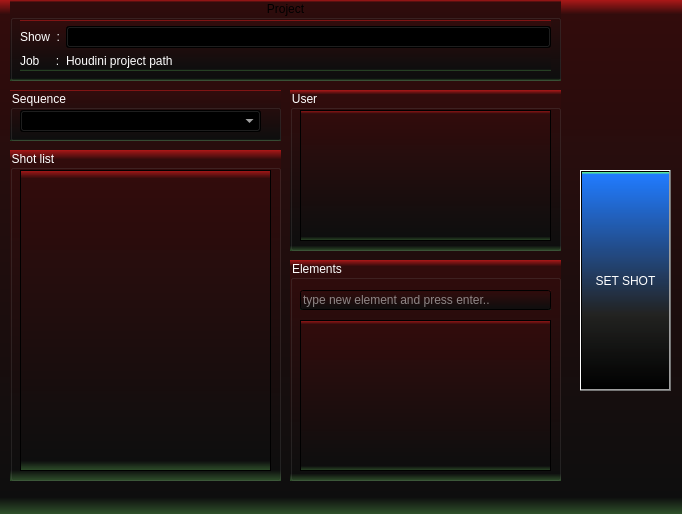
<?xml version="1.0" encoding="UTF-8"?>
<ui version="4.0">
 <class>Form</class>
 <widget class="QWidget" name="Form">
  <property name="geometry">
   <rect>
    <x>0</x>
    <y>0</y>
    <width>682</width>
    <height>514</height>
   </rect>
  </property>
  <property name="minimumSize">
   <size>
    <width>682</width>
    <height>514</height>
   </size>
  </property>
  <property name="maximumSize">
   <size>
    <width>682</width>
    <height>514</height>
   </size>
  </property>
  <property name="windowTitle">
   <string>Form</string>
  </property>
  <property name="windowIcon">
   <iconset>
    <normaloff>../../../../icons/fx_lunch.ico</normaloff>../../../../icons/fx_lunch.ico</iconset>
  </property>
  <property name="windowOpacity">
   <double>0.100000000000000</double>
  </property>
  <property name="styleSheet">
   <string notr="true">background-color: qlineargradient(spread:pad, x1:1, y1:1, x2:1, y2:0, stop:0 rgba(48, 84, 44, 255), stop:0.0340909 rgba(14, 14, 14, 255), stop:0.971591 rgba(50, 12, 12, 255), stop:1 rgba(173, 24, 24, 255));

selection-background-color: rgb(155, 84, 255);</string>
  </property>
  <widget class="QGroupBox" name="groupBox">
   <property name="geometry">
    <rect>
     <x>10</x>
     <y>0</y>
     <width>551</width>
     <height>81</height>
    </rect>
   </property>
   <property name="minimumSize">
    <size>
     <width>551</width>
     <height>81</height>
    </size>
   </property>
   <property name="styleSheet">
    <string notr="true"/>
   </property>
   <property name="title">
    <string>Project</string>
   </property>
   <property name="alignment">
    <set>Qt::AlignCenter</set>
   </property>
   <widget class="QWidget" name="formLayoutWidget">
    <property name="geometry">
     <rect>
      <x>10</x>
      <y>20</y>
      <width>531</width>
      <height>51</height>
     </rect>
    </property>
    <layout class="QFormLayout" name="formLayout">
     <property name="fieldGrowthPolicy">
      <enum>QFormLayout::AllNonFixedFieldsGrow</enum>
     </property>
     <item row="1" column="0">
      <widget class="QLabel" name="label">
       <property name="styleSheet">
        <string notr="true">background-color: rgba(1, 1, 1, 0);
color: rgb(255, 255, 255);</string>
       </property>
       <property name="text">
        <string>Show  :</string>
       </property>
      </widget>
     </item>
     <item row="1" column="1">
      <widget class="QComboBox" name="showBox">
       <property name="cursor">
        <cursorShape>ClosedHandCursor</cursorShape>
       </property>
       <property name="styleSheet">
        <string notr="true">border-color: rgb(231, 46, 0);</string>
       </property>
      </widget>
     </item>
     <item row="2" column="0">
      <widget class="QLabel" name="job">
       <property name="styleSheet">
        <string notr="true">background-color: rgba(1, 1, 1, 0);
color: rgb(255, 255, 255);</string>
       </property>
       <property name="text">
        <string>Job     :</string>
       </property>
      </widget>
     </item>
     <item row="2" column="1">
      <widget class="QLabel" name="jobPath">
       <property name="styleSheet">
        <string notr="true">background-color: rgba(1, 1, 1, 0);
color: rgb(255, 255, 255);</string>
       </property>
       <property name="text">
        <string>Houdini project path</string>
       </property>
      </widget>
     </item>
     <item row="0" column="0">
      <layout class="QVBoxLayout" name="verticalLayout"/>
     </item>
    </layout>
   </widget>
  </widget>
  <widget class="QGroupBox" name="groupBox_2">
   <property name="geometry">
    <rect>
     <x>10</x>
     <y>90</y>
     <width>271</width>
     <height>51</height>
    </rect>
   </property>
   <property name="styleSheet">
    <string notr="true">
color: rgb(255, 255, 255);</string>
   </property>
   <property name="title">
    <string>Sequence</string>
   </property>
   <widget class="QComboBox" name="seqBox">
    <property name="geometry">
     <rect>
      <x>10</x>
      <y>20</y>
      <width>241</width>
      <height>22</height>
     </rect>
    </property>
    <property name="statusTip">
     <string>Select sequence.</string>
    </property>
    <property name="styleSheet">
     <string notr="true">border-color: rgb(231, 46, 0);</string>
    </property>
   </widget>
  </widget>
  <widget class="QGroupBox" name="groupBox_3">
   <property name="geometry">
    <rect>
     <x>10</x>
     <y>150</y>
     <width>271</width>
     <height>331</height>
    </rect>
   </property>
   <property name="styleSheet">
    <string notr="true">
color: rgb(255, 255, 255);</string>
   </property>
   <property name="title">
    <string>Shot list</string>
   </property>
   <widget class="QListWidget" name="shotList">
    <property name="geometry">
     <rect>
      <x>10</x>
      <y>20</y>
      <width>251</width>
      <height>301</height>
     </rect>
    </property>
    <property name="minimumSize">
     <size>
      <width>251</width>
      <height>301</height>
     </size>
    </property>
    <property name="styleSheet">
     <string notr="true">selection-color: qlineargradient(spread:reflect, x1:0, y1:1, x2:0, y2:0, stop:0 rgba(0, 0, 0, 255), stop:0.340909 rgba(38, 46, 43, 165), stop:0.988636 rgba(32, 123, 255, 255), stop:1 rgba(102, 255, 126, 255));</string>
    </property>
   </widget>
  </widget>
  <widget class="QGroupBox" name="user">
   <property name="geometry">
    <rect>
     <x>290</x>
     <y>90</y>
     <width>271</width>
     <height>161</height>
    </rect>
   </property>
   <property name="styleSheet">
    <string notr="true">
color: rgb(255, 255, 255);</string>
   </property>
   <property name="title">
    <string>User</string>
   </property>
   <widget class="QListWidget" name="listUser">
    <property name="geometry">
     <rect>
      <x>10</x>
      <y>20</y>
      <width>251</width>
      <height>131</height>
     </rect>
    </property>
    <property name="sortingEnabled">
     <bool>true</bool>
    </property>
   </widget>
  </widget>
  <widget class="QGroupBox" name="user_2">
   <property name="geometry">
    <rect>
     <x>290</x>
     <y>260</y>
     <width>271</width>
     <height>221</height>
    </rect>
   </property>
   <property name="styleSheet">
    <string notr="true">
color: rgb(255, 255, 255);</string>
   </property>
   <property name="title">
    <string>Elements</string>
   </property>
   <widget class="QListWidget" name="listElement">
    <property name="geometry">
     <rect>
      <x>10</x>
      <y>60</y>
      <width>251</width>
      <height>151</height>
     </rect>
    </property>
    <property name="sortingEnabled">
     <bool>true</bool>
    </property>
    <item>
     <property name="text">
      <string/>
     </property>
    </item>
   </widget>
   <widget class="QLineEdit" name="lineElement">
    <property name="geometry">
     <rect>
      <x>10</x>
      <y>30</y>
      <width>251</width>
      <height>20</height>
     </rect>
    </property>
    <property name="placeholderText">
     <string>type new element and press enter..</string>
    </property>
   </widget>
  </widget>
  <widget class="QPushButton" name="pushButton">
   <property name="geometry">
    <rect>
     <x>580</x>
     <y>170</y>
     <width>91</width>
     <height>221</height>
    </rect>
   </property>
   <property name="autoFillBackground">
    <bool>false</bool>
   </property>
   <property name="styleSheet">
    <string notr="true">font: 75 8pt &quot;Segoe UI&quot;;
border-left-color: rgb(0, 255, 0);
background-color: qlineargradient(spread:reflect, x1:0, y1:1, x2:0, y2:0, stop:0 rgba(0, 0, 0, 255), stop:0.340909 rgba(38, 46, 43, 165), stop:0.988636 rgba(32, 123, 255, 255), stop:1 rgba(102, 255, 126, 255));
selection-background-color: qlineargradient(spread:pad, x1:1, y1:1, x2:1, y2:0, stop:0 rgba(236, 70, 46, 255), stop:0.323864 rgba(14, 14, 14, 255), stop:1 rgba(50, 12, 12, 142));

color: rgb(255, 255, 255);</string>
   </property>
   <property name="text">
    <string>SET SHOT</string>
   </property>
   <property name="flat">
    <bool>false</bool>
   </property>
  </widget>
 </widget>
 <tabstops>
  <tabstop>listElement</tabstop>
  <tabstop>shotList</tabstop>
  <tabstop>lineElement</tabstop>
  <tabstop>seqBox</tabstop>
  <tabstop>pushButton</tabstop>
  <tabstop>showBox</tabstop>
  <tabstop>listUser</tabstop>
 </tabstops>
 <resources>
  <include location="../../../../icons/qt_files_images/setShot.qrc"/>
 </resources>
 <connections>
  <connection>
   <sender>listElement</sender>
   <signal>clicked(QModelIndex)</signal>
   <receiver>pushButton</receiver>
   <slot>show()</slot>
   <hints>
    <hint type="sourcelabel">
     <x>431</x>
     <y>372</y>
    </hint>
    <hint type="destinationlabel">
     <x>641</x>
     <y>277</y>
    </hint>
   </hints>
  </connection>
 </connections>
</ui>
